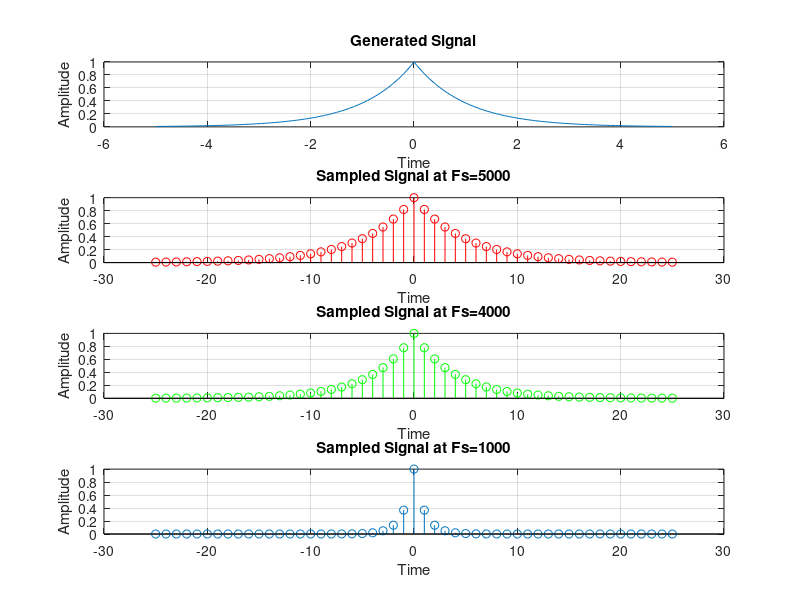

MATLAB code to generate this figure:
%Prithviraj_2254901101
clc;clear all;close all;
dt=0.00005
t=-0.005:dt:0.005;
xa=exp(-1000*abs(t));
subplot(4,1,1);
plot(t*1000,xa);
title('Generated Signal');
xlabel('Time');
ylabel('Amplitude');
grid on;
%sampling rate fs=5000
Fs=5000; %sampling frequency
Ts=1/Fs; %sampling inerval
n=-25:25;
xd = exp(-1000*abs(n*Ts)); %sampled so t=n*Ts
subplot(4,1,2);
stem(n,xd,'r');
title('Sampled Signal at Fs=5000');
xlabel('Time');
ylabel('Amplitude');
grid on;
%sampling rate fs=4000
Fs=4000; %sampling frequency
Ts=1/Fs; %sampling inerval
n=-25:25;
xd = exp(-1000*abs(n*Ts)); %sampled so t=n*Ts
subplot(4,1,3);
stem(n,xd,'g');
title('Sampled Signal at Fs=4000');
xlabel('Time');
ylabel('Amplitude');
grid on;
%sampling rate fs=1000
Fs=1000; %sampling frequency
Ts=1/Fs; %sampling inerval
n=-25:25;
xd = exp(-1000*abs(n*Ts)); %sampled so t=n*Ts
subplot(4,1,4);
stem(n,xd);
title('Sampled Signal at Fs=1000');
xlabel('Time');
ylabel('Amplitude');
grid on;
%2254901101_Prithviraj
